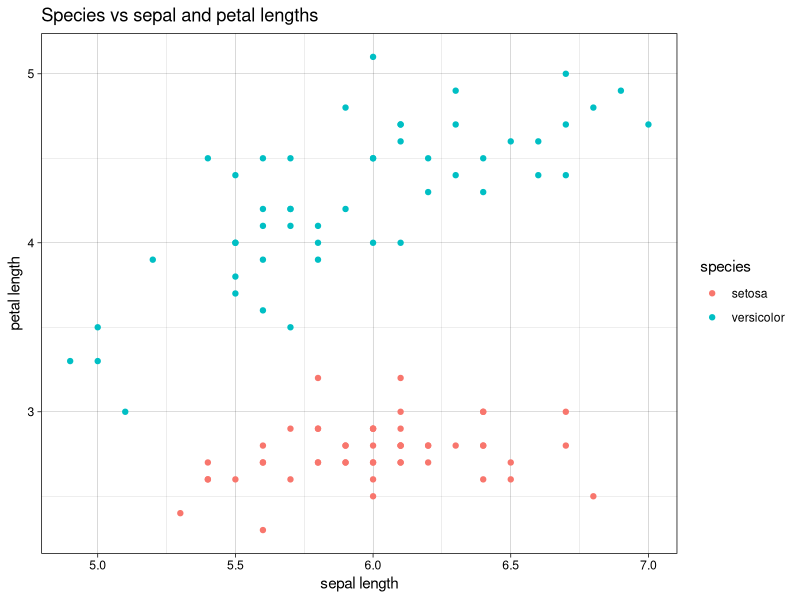
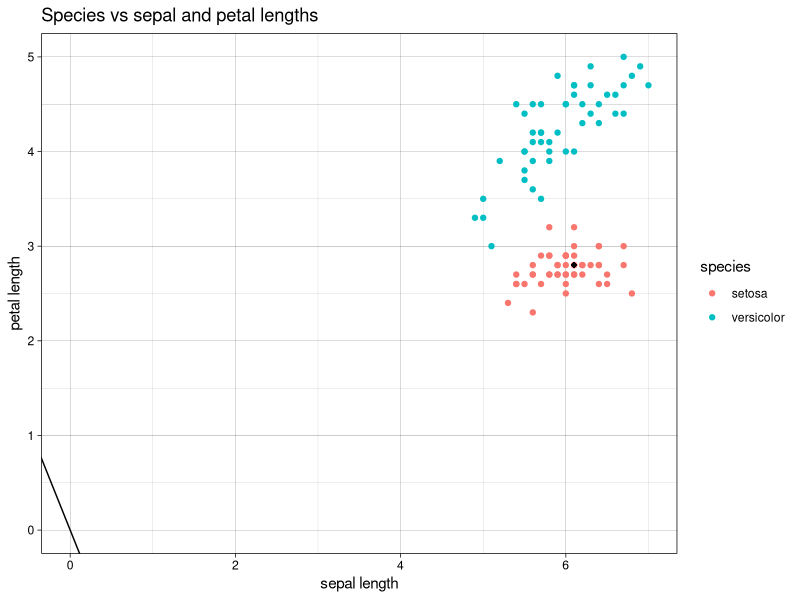
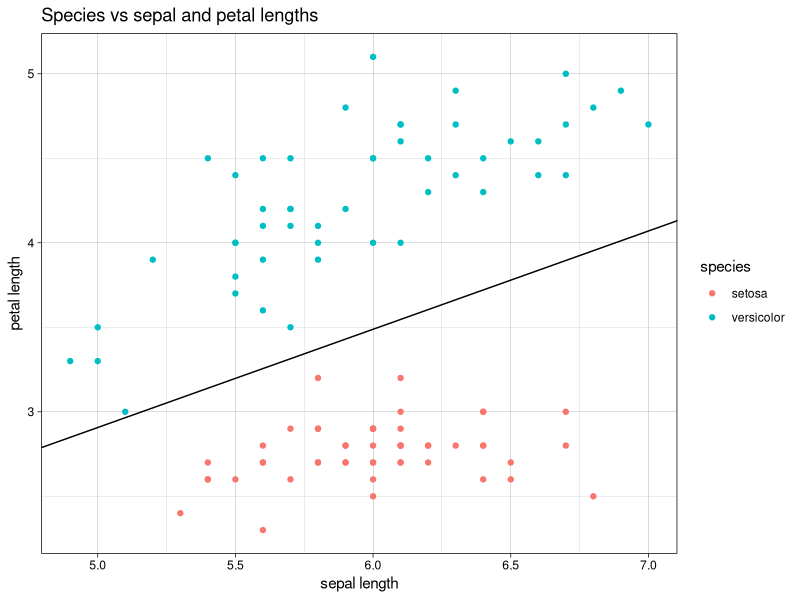

Source code (R) for these figures, in order: (Note: this script raises an error after producing the figures.)
## ---- chunk 1
library(tidyverse)
library(patchwork)
library(scales)
knitr::opts_chunk$set(echo = TRUE, message = FALSE, warning=FALSE, 
                      fig.align = 'center', fig.width = 5, fig.height=3, cache = TRUE)
comma <- function(x) format(x, digits = 2, big.mark = ",")
theme_set(theme_linedraw())
color.blues <- c(NA,"#BDD7E7", "#6BAED6", "#3182BD", "#08519C", "#074789", "#063e77", "#053464")
color.itam  <- c("#00362b", "#00503f", "#006953", "#008367", "#009c7b", "#00b68f")


sin_lineas <- theme(panel.grid.major = element_blank(), panel.grid.minor = element_blank())
sin_leyenda <- theme(legend.position = "none")
sin_ejes <- theme(axis.ticks = element_blank(), 
        axis.text = element_blank())

## ---- chunk 2

data(iris)

data <- iris %>% 
    mutate(sepal = ifelse(Species == "setosa", Sepal.Length + 1, Sepal.Length), 
           petal = ifelse(Species == "setosa", Petal.Length + 1.3, Petal.Length),
           species = Species) %>% 
    select(sepal, petal, species) %>% 
    filter(species %in% c("setosa", "versicolor"))

data %>% 
    ggplot(aes( x = sepal, y = petal)) + 
        geom_point(aes(color = species)) + 
        xlab("sepal length") + 
        ylab("petal length") + 
        ggtitle("Species vs sepal and petal lengths")

## ---- chunk 3

data <- data %>% 
    mutate(target = ifelse(species == 'setosa', 1, -1))

## ---- chunk 4

w <- c(w1 = 0, w2 = 0)
w

## ---- chunk 5

dt.misclass <- data %>% 
    mutate(yhat = sign(w[1] * sepal + w[2] * petal), 
           loss = target * yhat) %>% 
    summarise(misclass = which(loss <= 0 )) %>% 
    pull(misclass)


if (length(dt.misclass) > 0){
    # id <- dt.misclass[1]
    id <- sample(dt.misclass, 1)
} else {
    id <- NA
}

x <- simplify2array(data %>% select(sepal, petal) %>% slice(id))
y <- simplify2array(data %>% select(target) %>% slice(id))

dw <- y * x
w <- w + dw

data %>% 
    ggplot(aes( x = sepal, y = petal)) + 
        geom_point(aes(color = species)) + 
        geom_point(data = data %>% slice(id), 
                   aes(x = sepal, y = petal), 
                   size = 2, shape = 18) + 
        geom_abline(slope = -w[1]/w[2], intercept = 0, color = 'black') + 
        xlab("sepal length") + 
        ylab("petal length") + 
        ylim(0, 5) + xlim(0, 7) +
        ggtitle("Species vs sepal and petal lengths")


## ---- chunk 6

w <- c(w1 = 0, w2 = 0)
W_history <- w
P_history <- c(NULL)

for (iter in seq(800)){
    dt.misclass <- data %>% 
        mutate(yhat = sign(w[1] * sepal + w[2] * petal), 
               loss = target * yhat) %>% 
        summarise(misclass = which(loss <= 0 )) %>% 
        pull(misclass)
    
    
    if (length(dt.misclass) > 0){
        # id <- dt.misclass[1]
        id <- sample(dt.misclass, 1)
        P_history  <- cbind(P_history, id)
    } else {
        break
    }
    
    x <- simplify2array(data %>% select(sepal, petal) %>% slice(id))
    y <- simplify2array(data %>% select(target) %>% slice(id))
    
    dw <- y * x
    w <- w + dw
    W_history <- bind_rows(W_history, w)
}

W_history
## ---- chunk 7

data %>% 
    ggplot(aes( x = sepal, y = petal)) + 
        geom_point(aes(color = species)) +
        geom_abline(slope = -w[1]/w[2], intercept = 0, color = 'black') + 
        xlab("sepal length") + 
        ylab("petal length") + 
        ggtitle("Species vs sepal and petal lengths")

## ---- chunk 8
data %>% 
    mutate(yhat = sign(w[1] * sepal + w[2] * petal), 
           loss = target * yhat)
    filter(loss )

